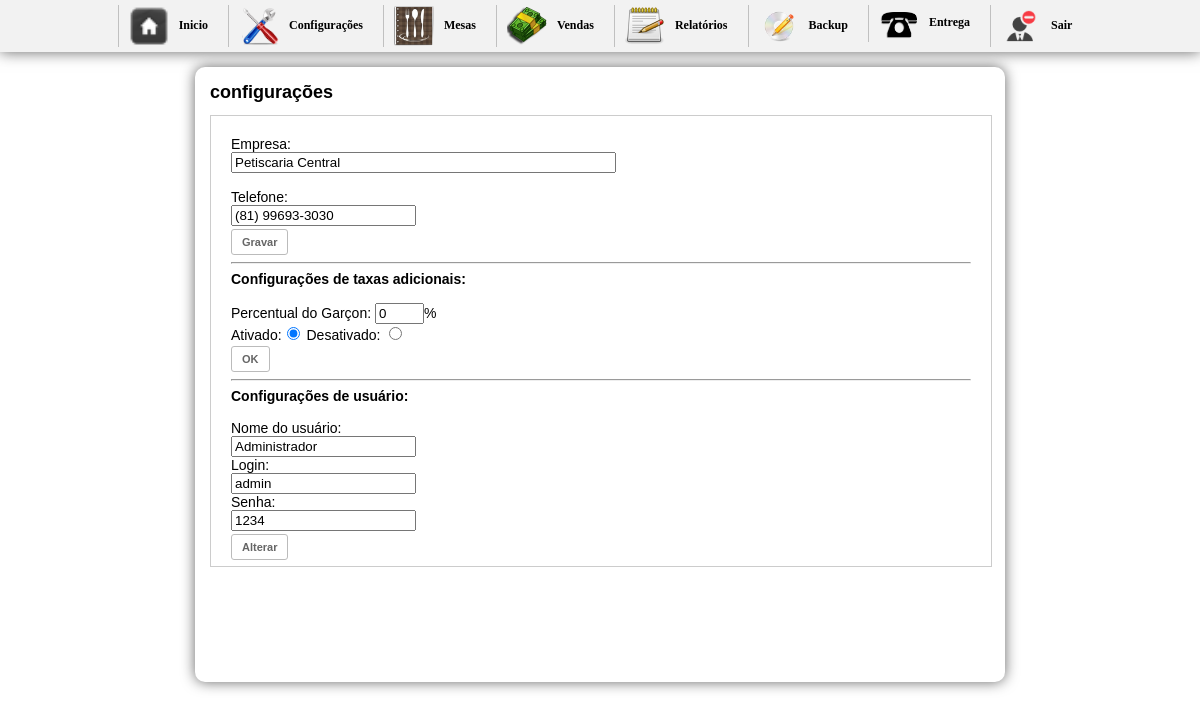
/inicio.php?btn=config, run on an earlier commit of the app's database.
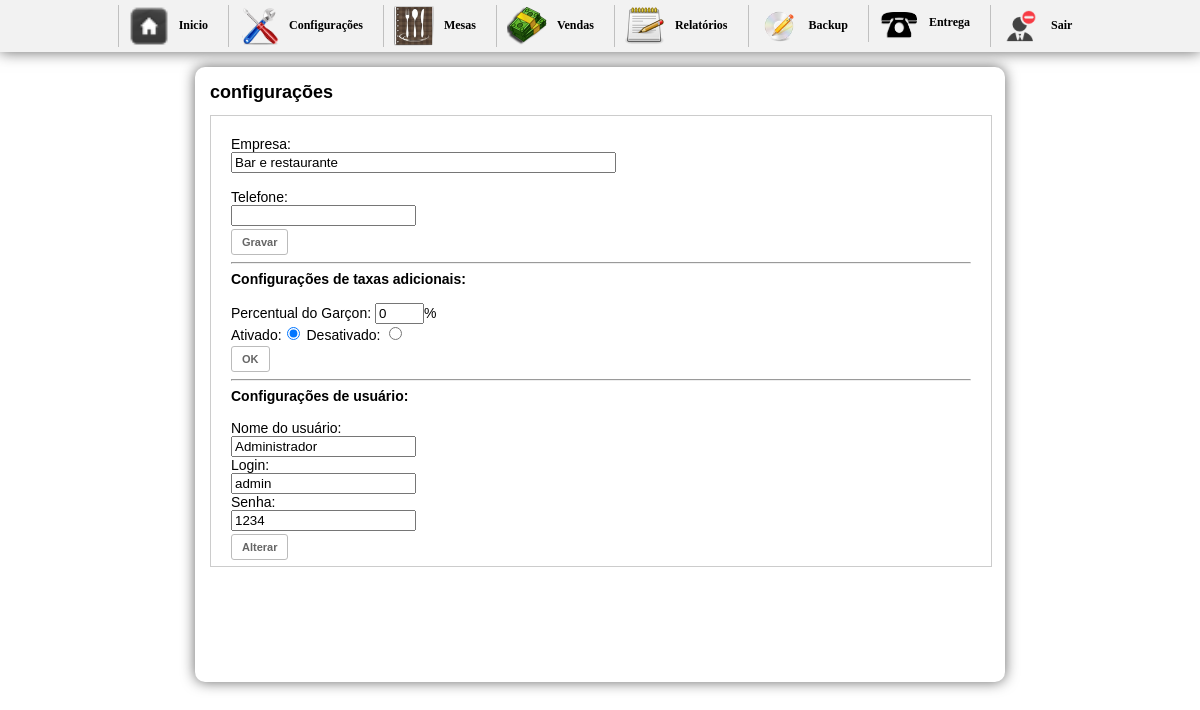
And on a later commit of the database.
### tables this page shows
CREATE TABLE `config` (
  `id_conf` int(30) NOT NULL,
  `empresa` varchar(200) NOT NULL,
  `telefone` varchar(30) NOT NULL,
  `pgarcon` int(10) NOT NULL,
  `ativo` int(2) NOT NULL
);

### config.php (the view, shortened to what this page needs)
<h1>configurações</h1>
<div id="boxcadProdutos">
<div id="formconfig">
<?php
require_once("config/conexao.php");
$sql = mysqli_query($db,"SELECT * FROM config");
$ver = $sql->fetch_assoc();
$s = mysqli_query($db,"SELECT * FROM garcon WHERE idGarcon='1'");
$usu = $s->fetch_assoc();
?>
<form action="" method="post" enctype="multipart/form-data">
           Empresa:<br/>
           <input name="empresa" type="text"  value="<?php echo $ver["empresa"]; ?>" size="45"> <br/><br/>
           Telefone:<br/>
           <input name="telefone" type="text"  value="<?php echo $ver["telefone"]; ?>"><br/>
         <input name="gravar" type="submit" class="button" value="Gravar">
    </form>
    <hr />
    <strong>Configurações de taxas adicionais:</strong><br/><br/>
   <form action="" method="post" enctype="multipart/form-data">
   Percentual do Garçon:
   <input name="pgarcon" type="text" value="<?php echo $ver['pgarcon'] ?>" size="3" maxlength="2" />%<br/>
   Ativado:<input name="ativo" type="radio" value="1" <?php if($ver['ativo'] == 1){ echo 'checked="checked"';} ?>  /> Desativado: <input name="ativo" type="radio" value="0" <?php if($ver['ativo'] == 0){ echo 'checked="checked"';} ?>/><br/>
   <input name="ok" type="submit" value="OK" id="ok" class="button" />
   </form>
    <hr />
    <strong>Configurações de usuário:</strong><br/><br/>
    <form action="" method="post" enctype="multipart/form-data">
	Nome do usuário:<br/>
    <input name="nome" type="text" id="nome" value="<?php echo $usu['nomeGarcon'] ?>" /><br/>
    Login:<br/>
    <input name="login" type="text" id="login" value="<?php echo $usu['login'] ?>" /><br/>
    Senha:<br/>
    <input name="senha" type="text" id="senha" value="<?php echo $usu['senha'] ?>" /><br/>
   <input name="alterar" type="submit" value="Alterar" id="alterar" class="button" />
   </form>
</div>
</div>

What changed in the data, as far as the page shows it:
changed config: empresa "Petiscaria Central" → "Bar e restaurante"; telefone "(81) 99693-3030" → (not shown)
